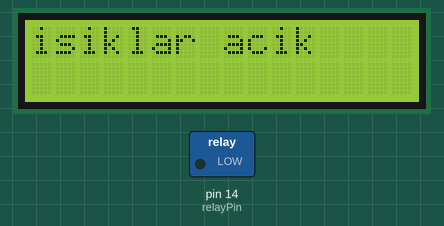
Simulated run of this sketch. Board: Arduino Uno, built with avr-gcc and run on an emulated ATmega328P. Parts: 16×2 character LCD, switched loads named in the sketch (green lamp = pin HIGH). What the sketch prints to the serial monitor is not drawn.

Above: at 0.1 s.
At 5.2 s:
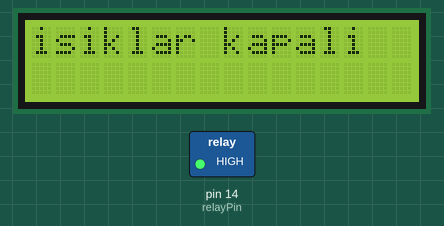
Timing chart, 0 to 127.0 s (numbered marks = the images above):
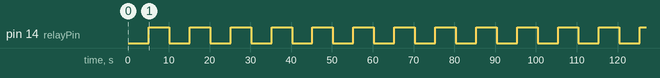

The sketch:

role_kontrol.ino
```cpp
const int relayPin = 14;  // d5/D6, GPIO14/GPIO12'ye karşılık gelir
#include <LiquidCrystal_I2C.h>

LiquidCrystal_I2C lcd(0x27, 16, 2);

void setup() {
  Serial.begin(9600);
  lcd.begin();
  lcd.clear();
  lcd.setCursor(0, 0);
  lcd.print("role kontrol");
  pinMode(relayPin, OUTPUT);
  digitalWrite(relayPin, HIGH);  // Röleyi kapalı başlat
}

void loop() {
  digitalWrite(relayPin, LOW);  // Röleyi aç (LOW röleyi aktif yapar)
  Serial.println("Röleyi aç (LOW röleyi aktif yapar)");
  lcd.clear();
  lcd.setCursor(0, 0);
  lcd.print("isiklar acik");
  delay(5000);  // 1 saniye bekle
  lcd.clear();
  lcd.setCursor(0, 0);
  digitalWrite(relayPin, HIGH);  // Röleyi kapat
  Serial.println("Röleyi kapat");
  lcd.print("isiklar kapali");
  delay(5000);  // 1 saniye bekle
}
```

Measured:
- by itself, pin 14 (relayPin): alternates HIGH for 5.0 s and LOW for 5.0 s
